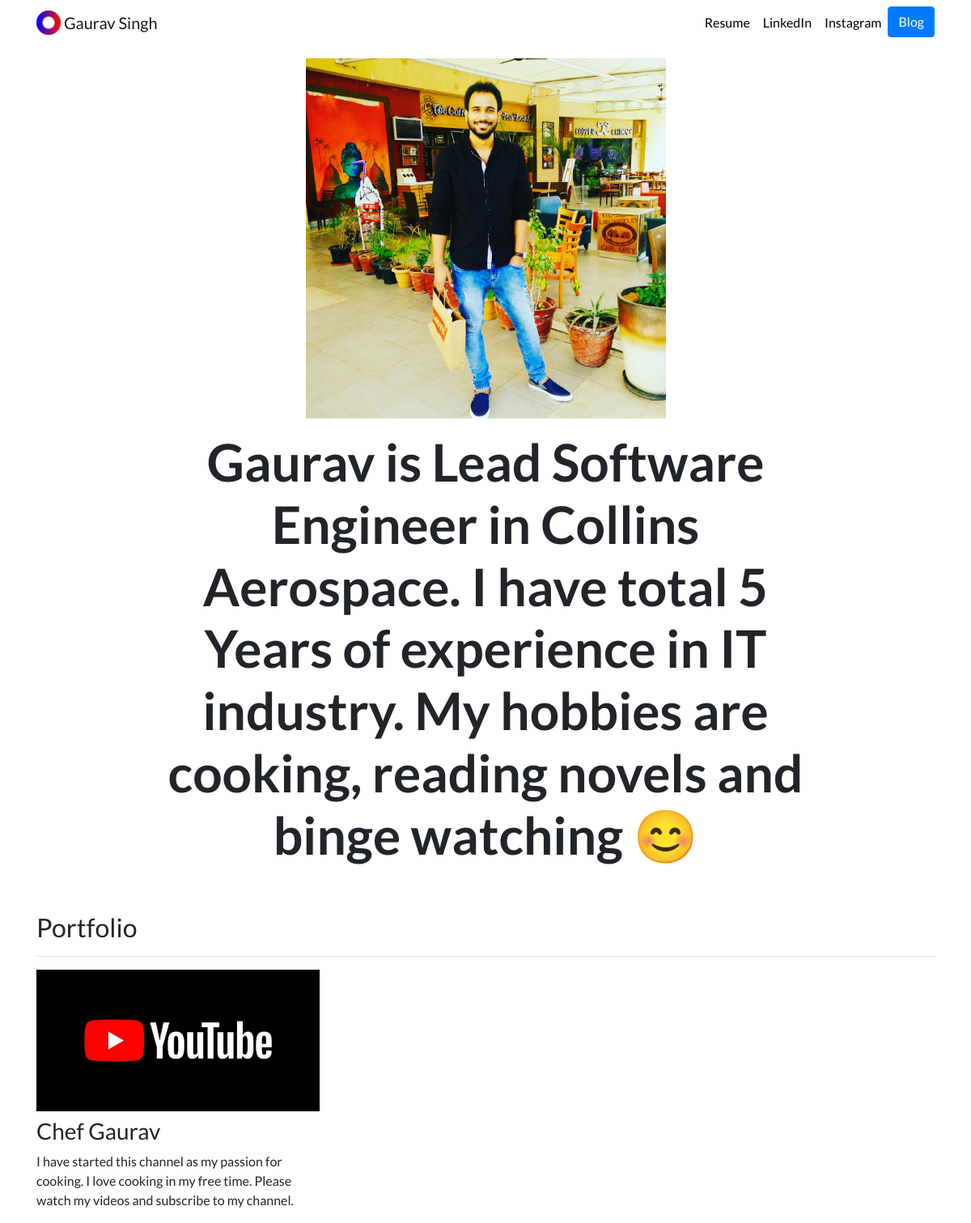
The page / on the database its author committed.
### portfolio/models.py (models this page shows, shortened)
class Project(models.Model):
    title = models.CharField(max_length=100)
    description = models.CharField(max_length=250)
    image = models.ImageField(upload_to='portfolio/images/')
    url = models.URLField(blank=True)

### portfolio/views.py (the view)
# urls.py: 2. Add a URL to urlpatterns:  path('', views.home, name='home')
def home(request):
    projects = Project.objects.all()
    return render(request, 'portfolio/home.html', {'projects':projects})

### portfolio/templates/portfolio/home.html
{% extends "portfolio/base.html" %}
{% load static %}
{% block content %}
<div class="row justify-content-center my-3">
  <div class="col-5">
    <img src="{% static 'portfolio/gaurav.jpeg' %}" class="img-fluid">
  </div>
</div>
<div class="row justify-content-center mb-3">
  <div class="col-md-9 text-center">
    <h2 id="hometext" class="font-weight-bold">Gaurav is Lead Software Engineer in Collins Aerospace. I have total 5 Years of experience in IT industry. My hobbies are cooking, reading novels and binge watching 😊</h2>
  </div>
</div>
<h2 class="mt-5">Portfolio</h2>
<hr>
<div class="row">
  {% for project in projects %}
  <div class="col-lg-4 col-md-6">
    {% if project.url %}
    <a href="{{ project.url }}">
      <img src="{{ project.image.url }}" class="img-fluid mb-2">
    </a>
    {% else %}
    <img src="{{ project.image.url }}" class="img-fluid mb-2">
    {% endif %}
    <h3>{{ project.title }}</h3>
    <p>{{ project.description }}</p>
  </div>
  {% endfor %}
</div>
{% endblock %}

### portfolio/templates/portfolio/base.html (shortened to what this page needs)
{% load static %}
<!doctype html>
<html lang="en">
<head>
  <link rel="stylesheet" href="https://stackpath.bootstrapcdn.com/bootstrap/4.4.1/css/bootstrap.min.css">
  <link rel="stylesheet" href="{% static "portfolio/custom.css" %}">
</head>
<body>
  <nav id="topNav" class="navbar navbar-expand-md navbar-light">
    <div class="container">
      <a class="navbar-brand" href="{% url 'home' %}">
        <img src="{% static "portfolio/Logo.png" %}" width="30" height="30" class="d-inline-block align-top" alt="Nick's Logo">
        <span>Gaurav Singh</span>
      </a>
      <div class="collapse navbar-collapse text-center" id="navbarNav">
        <ul class="navbar-nav ml-auto">
          <li class="nav-item">
            <a class="nav-link" href="{% static "portfolio/Resume.pdf" %}">Resume</a>
          </li>
          <li class="nav-item">
            <a class="nav-link" href="https://www.linkedin.com/in/gaurav-singh-b20b5a64/" target="_blank">LinkedIn</a>
          </li>
          <li class="nav-item">
            <a class="nav-link" href="https://www.instagram.com/gaurav_sonamshi/" target="_blank">Instagram</a>
          </li>
          <li>
            <a role="button" href="{% url 'blog:all_blogs' %}" class="btn btn-primary">Blog</a>
          </li>
        </ul>
      </div>
    </div>
  </nav>
  <div class="container">
    {% block content %}{% endblock %}
  </div>
</body>
</html>

### portfolio/static/portfolio/custom.css (style rules this page uses)
.navbar-nav .nav-link { color: rgba(0,0,0,1) !important; }
body { font-family: 'Lato', sans-serif; }
@media (min-width: 992px) { #hometext { font-size: 4rem; } }

### rows shown on the page
Project: image (picture), title "Chef Gaurav", description "I have started this channel as my passion for cooking. I love cooking in my free time. Please watch my videos and subscribe to my channel."
